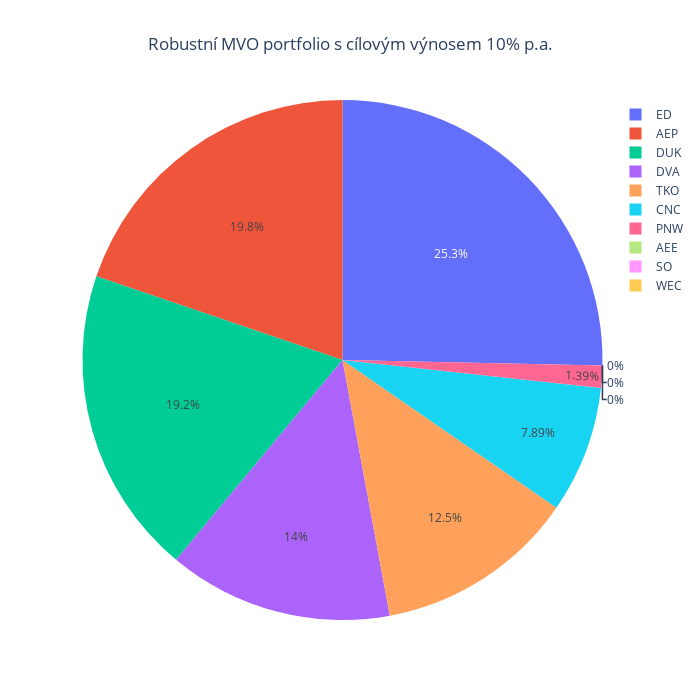

Notebook code cell kept with this figure:
### Code cell
weightsLWCorrelationTarget = MVOTargetReturn(prices = prices, target_return = 0.1, cov_matrix_method = "ledoit_cc")
weightsPlot(weightsLWCorrelationTarget, title = "Robustní MVO portfolio s cílovým výnosem 10% p.a.")

### Figure 1 — Plotly figure (JSON) as saved in the notebook; plotly's stock layout.template omitted (floating-point values rounded to 4 significant figures)
{"data": [{"labels": ["AEE", "AEP", "CNC", "DUK", "DVA", "ED", "PNW", "SO", "TKO", "WEC"], "type": "pie", "values": [0, 0.1978, 0.07894, 0.1916, 0.1397, 0.2533, 0.0139, 0, 0.1247, 0]}], "layout": {"height": 700, "title": {"text": "Robustní MVO portfolio s cílovým výnosem 10% p.a.", "x": 0.5}, "width": 700}}
